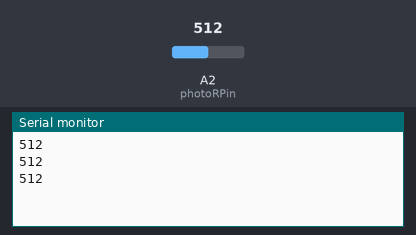
This sketch was run on a simulated Arduino Uno, built with avr-gcc and run on an emulated ATmega328P. On the bench: the last lines printed to the serial monitor. The test bench sets the inputs (shaded band); at power-on: A2 (photoRPin) = 512.

Above: at 1.3 s.
1.4 s: A2 (photoRPin) set to 716
At 1.9 s:
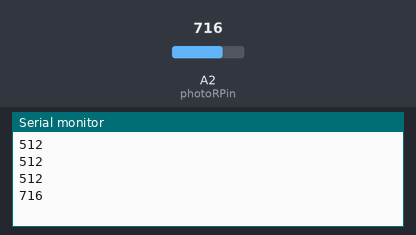
2.9 s: A2 (photoRPin) set to 900
At 3.4 s:
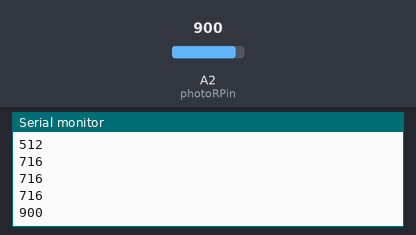
Timing chart, 0 to 5.9 s (numbered marks = the images above; inputs shaded):
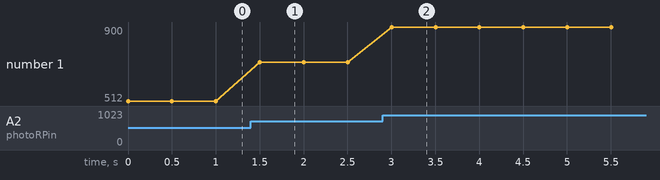

Measured:
- after the input at 1.4 s, the serial monitor: prints a new line after 0.10 s (image 1)
- after the input at 2.9 s, the serial monitor: prints a new line after 0.10 s (image 2)
- plotted number 1: 512 → 716 after the input at 1.4 s, 716 → 900 after the input at 2.9 s

The sketch:

light_sensor.ino
```cpp
int photoRPin = 2;
int lightLevel;

void setup() {
  // put your setup code here, to run once:
  Serial.begin(9600);
}

void loop() {
  //auto-adjust the minimum and maximum limits in real time
  lightLevel=analogRead(photoRPin);

  //Send the adjusted Light level result to Serial port (processing)
  Serial.println(lightLevel);

  //slow down the transmission for effective Serial communication.
  delay(500);
}
```
